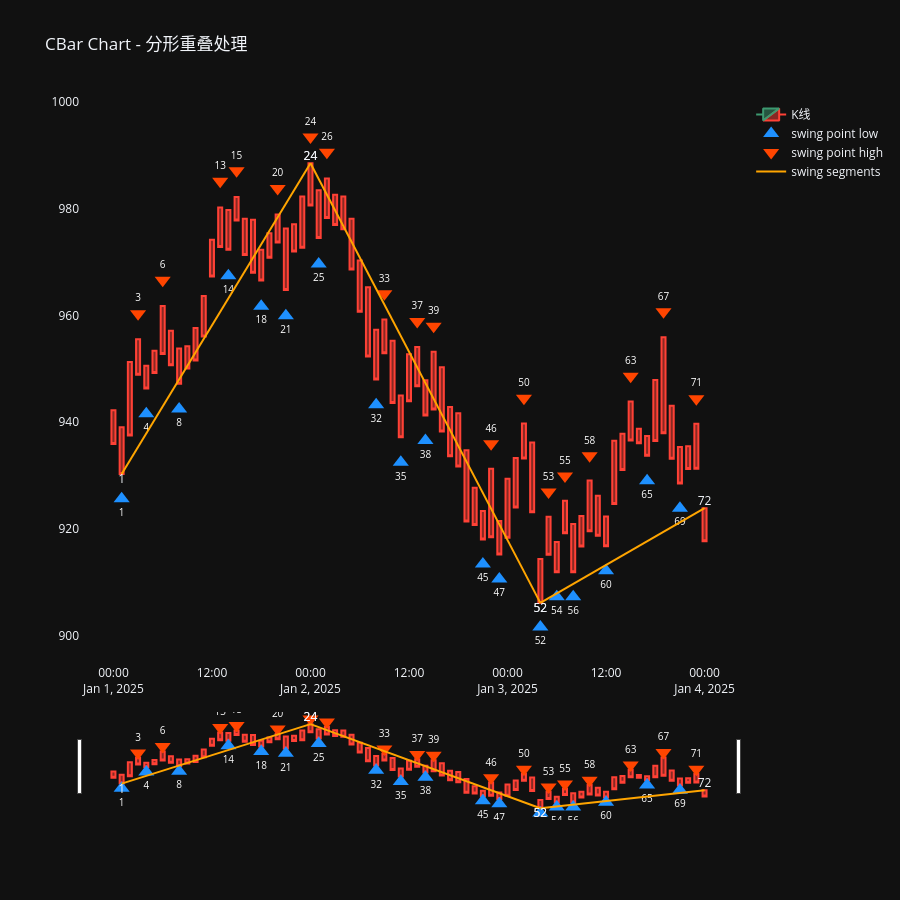

Notebook code for this chart:
### Code cell
from collections import namedtuple
from time import sleep
import logging

from pulao.logging import init_logging

import pandas as pd

from pulao.trend import TrendManager
from pulao.swing import SwingManager
from pulao.bar import SBar, SBarManager, CBarManager
from vnpy.trader.constant import Exchange, Interval
from vnpy.trader.object import BarData

import polars as pl
import plotly.graph_objects as go
from plotly.subplots import make_subplots
from pulao.constant import *

from pulao.logging import logger
init_logging(level=logging.DEBUG)
open("./logs/pulao.log", "w").close() # 每次运行前清空日志
logger.debug("开始运行")

df = pl.read_csv("../dataset/I8888.XDCE_60m.csv", try_parse_dates=True)
df = df.head(100)  # test

sbar_list = []
columns = df.columns

for idx, row in enumerate(df.iter_rows()):
    row_dict = dict(zip(columns, row))
    # datetime,open,close,high,low,volume,money,open_interest,signal
    datetime = row_dict["datetime"]
    o = row_dict["open"]
    close = row_dict["close"]
    high = row_dict["high"]
    low = row_dict["low"]
    volume = row_dict["volume"]
    money = row_dict["money"]
    open_interest = row_dict["open_interest"]

    bar = BarData(
        gateway_name="ctp-test",
        symbol="i8888",
        exchange=Exchange.SHFE,
        interval=Interval.MINUTE,
        datetime=datetime,
        open_price=o,
        close_price=close,
        high_price=high,
        low_price=low,
        volume=volume,
        open_interest=open_interest,
        turnover=money,
    )
    sbar = SBar(symbol=bar.symbol, exchange=bar.exchange.value, interval=bar.interval.value, datetime=datetime, turnover=money, open_price=o, close_price=close, high_price=high, low_price=low, volume=volume)

    sbar_list.append(sbar)
# 模拟行情数据接收
sbar_manager = SBarManager()
cbar_manager = CBarManager(sbar_manager=sbar_manager)
swing_manager = SwingManager(cbar_manager=cbar_manager)

# 流入模拟数据
for sbar in sbar_list:
    sbar_manager.append(sbar)

logger.debug("运行结束")
# sleep(3) # 等一会，让日志输出完
#
# region . Plotly - Cbar
#
df_cbar = cbar_manager.df_cbar.to_pandas()
df_cbar["datetime"] = pd.date_range("2025-01-01", periods=df_cbar.shape[0], freq="h")
df_cbar["open_price"] = df_cbar["high_price"]
df_cbar["close_price"] = df_cbar["low_price"]
df_cbar.insert(0, "index", range(len(df_cbar)))

# region 构建波段数据
df_swing = swing_manager.df_swing.to_pandas()
df_swing["start_datetime"] = pd.Series(dtype="datetime64[ns]")
df_swing["end_datetime"] = pd.Series(dtype="datetime64[ns]")
df_swing.insert(0, "index", range(len(df_swing)))

for i, row in enumerate(df_swing.itertuples()):
    df = df_cbar[(df_cbar["id"] >= row.start_id) & (df_cbar["id"] <= row.end_id)]
    start_datetime = df.iloc[0]["datetime"]
    end_datetime = df.iloc[-1]["datetime"]
    df_swing.at[i, "start_datetime"] = start_datetime
    df_swing.at[i, "end_datetime"] = end_datetime

xs = []
ys = []
texts = []
text_positions  = []
for i, row in enumerate(df_swing.itertuples()):
    xs += [row.start_datetime, row.end_datetime, None]
    start_index = df_cbar[(df_cbar["id"] == row.start_id)]["index"].iloc[0]
    end_index = df_cbar[(df_cbar["id"] == row.end_id)]["index"].iloc[0]
    if row.direction == Direction.UP:
        start_price = df_cbar[(df_cbar["id"] == row.start_id)]["low_price"].iloc[0]
        end_price = df_cbar[(df_cbar["id"] == row.end_id)]["high_price"].iloc[0]
        text_positions += ['bottom center', 'top center', "middle center"]
    else:
        start_price = df_cbar[(df_cbar["id"] == row.start_id)]["high_price"].iloc[0]
        end_price = df_cbar[(df_cbar["id"] == row.end_id)]["low_price"].iloc[0]
        text_positions += ['top center', 'bottom center', "middle center"]
    ys += [start_price, end_price, None]
    texts += [start_index, end_index, None]


# endregion

fig = make_subplots(
    rows=1, cols=1
)
fig.add_trace(go.Candlestick(
    x=df_cbar['datetime'],
    open=df_cbar['open_price'],
    high=df_cbar['high_price'],
    low=df_cbar['low_price'],
    close=df_cbar['close_price'],
    name='K线',
), row=1, col=1)

df_fractal_bottom = df_cbar[(df_cbar['fractal_type'] == FractalType.BOTTOM)]

fig.add_trace(go.Scatter(
    x=df_fractal_bottom['datetime'],
    y=df_fractal_bottom['low_price'] * 0.995,   # 放在K线最低价下方一点，不遮挡蜡烛
    mode='markers+text',
    name='swing point low',
    marker=dict(
        symbol='triangle-up',
        size=14,
        color='#1E90FF',
    ),
    text=df_fractal_bottom["index"],      # ← 添加序号
    textposition="bottom center",              # ← 文字位置
    textfont=dict(size=10, color="white"),
    hovertemplate=
        "<b>波段低点</b><br>" +
        "时间: %{x}<br>" +
        "价格: %{y:.2f}<br>" +
        "<extra></extra>"
), row=1, col=1)


df_fractal_top = df_cbar[(df_cbar['fractal_type'] == FractalType.TOP)]

fig.add_trace(go.Scatter(
    x=df_fractal_top['datetime'],
    y=df_fractal_top['high_price'] * 1.005,  # 放在K线最高价上方一点
    mode='markers+text',
    name='swing point high',
    marker=dict(
        symbol='triangle-down',
        size=14,
        color='#FF4500',
    ),
    text=df_fractal_top["index"],      # ← 添加序号
    textposition="top center",              # ← 文字位置
    textfont=dict(size=10, color="white"),
    hovertemplate=
        "<b>波段高点</b><br>" +
        "时间: %{x}<br>" +
        "价格: %{y:.2f}<br>" +
        "<extra></extra>"
), row=1, col=1)

fig.add_trace(go.Scatter(
    x=xs,
    y=ys,
    name='swing segments',
    mode='lines+text',    # lines+text 支持显示文字
    line=dict(width=2, color='orange'),
    text=texts,
    textposition=text_positions,  # 文字位置
))

# title = 'CBar Chart - K线合并处理'
title = 'CBar Chart - 分形重叠处理'
# title = 'CBar Chart - 次级别处理'
# title = 'CBar Chart - 连续同级别同向高低点处理'
fig.update_layout(title=title,
                  height=900,
                  hovermode='x unified',  # X轴悬停联动虚线
                  )

fig.update_xaxes(
    showgrid=False,
)

fig.update_yaxes(
    showgrid=False,
)

fig.show()

# endregion

### Figure 1 — Plotly figure (JSON) as saved in the notebook; plotly's stock layout.template omitted (floating-point values rounded to 4 significant figures)
{"data": [{"close": [935.9, 930.3, 937.5, 948.9, 946.3, 949.2, 952.8, 950.7, 947.2, 950.1, 951.6, 956.1, 967.3, 972.9, 972.3, 977.8, 971.3, 968.0, 966.6, 970.8, 973.7, 964.8, 972.0, 972.7, 980.6, 974.5, 978.3, 977.0, 976.2, 968.6, 960.7, 952.3, 948.0, 952.9, 943.6, 937.2, 943.9, 946.7, 941.3, 942.4, 938.2, 933.6, 931.7, 921.4, 920.7, 918.0, 918.5, 915.2, 918.4, 924.0, 933.2, 923.1, 906.1, 915.2, 911.9, 919.2, 911.9, 916.7, 919.6, 918.7, 916.7, 924.7, 931.0, 936.6, 936.0, 933.7, 936.5, 937.9, 933.2, 928.5, 931.2, 931.3, 917.7], "high": [942.2, 939.1, 951.3, 955.6, 950.6, 953.4, 961.8, 957.1, 953.8, 954.3, 957.7, 963.6, 974.2, 980.3, 979.8, 982.2, 978.1, 977.9, 972.3, 975.4, 978.9, 976.3, 977.1, 982.3, 988.5, 983.5, 985.7, 982.7, 982.3, 978.1, 970.3, 965.3, 957.4, 959.3, 955.3, 945.0, 952.7, 954.1, 947.9, 953.2, 950.3, 942.8, 941.7, 934.7, 927.7, 923.3, 931.3, 921.5, 929.4, 933.3, 939.8, 936.2, 914.4, 922.3, 917.5, 925.3, 920.9, 922.4, 929.1, 926.2, 922.4, 936.5, 937.9, 943.9, 938.8, 937.4, 947.9, 955.9, 943.1, 935.4, 935.5, 939.7, 923.9], "low": [935.9, 930.3, 937.5, 948.9, 946.3, 949.2, 952.8, 950.7, 947.2, 950.1, 951.6, 956.1, 967.3, 972.9, 972.3, 977.8, 971.3, 968.0, 966.6, 970.8, 973.7, 964.8, 972.0, 972.7, 980.6, 974.5, 978.3, 977.0, 976.2, 968.6, 960.7, 952.3, 948.0, 952.9, 943.6, 937.2, 943.9, 946.7, 941.3, 942.4, 938.2, 933.6, 931.7, 921.4, 920.7, 918.0, 918.5, 915.2, 918.4, 924.0, 933.2, 923.1, 906.1, 915.2, 911.9, 919.2, 911.9, 916.7, 919.6, 918.7, 916.7, 924.7, 931.0, 936.6, 936.0, 933.7, 936.5, 937.9, 933.2, 928.5, 931.2, 931.3, 917.7], "name": "K线", "open": [942.2, 939.1, 951.3, 955.6, 950.6, 953.4, 961.8, 957.1, 953.8, 954.3, 957.7, 963.6, 974.2, 980.3, 979.8, 982.2, 978.1, 977.9, 972.3, 975.4, 978.9, 976.3, 977.1, 982.3, 988.5, 983.5, 985.7, 982.7, 982.3, 978.1, 970.3, 965.3, 957.4, 959.3, 955.3, 945.0, 952.7, 954.1, 947.9, 953.2, 950.3, 942.8, 941.7, 934.7, 927.7, 923.3, 931.3, 921.5, 929.4, 933.3, 939.8, 936.2, 914.4, 922.3, 917.5, 925.3, 920.9, 922.4, 929.1, 926.2, 922.4, 936.5, 937.9, 943.9, 938.8, 937.4, 947.9, 955.9, 943.1, 935.4, 935.5, 939.7, 923.9], "x": ["2025-01-01T00:00:00.000000000", "2025-01-01T01:00:00.000000000", "2025-01-01T02:00:00.000000000", "2025-01-01T03:00:00.000000000", "2025-01-01T04:00:00.000000000", "2025-01-01T05:00:00.000000000", "2025-01-01T06:00:00.000000000", "2025-01-01T07:00:00.000000000", "2025-01-01T08:00:00.000000000", "2025-01-01T09:00:00.000000000", "2025-01-01T10:00:00.000000000", "2025-01-01T11:00:00.000000000", "2025-01-01T12:00:00.000000000", "2025-01-01T13:00:00.000000000", "2025-01-01T14:00:00.000000000", "2025-01-01T15:00:00.000000000", "2025-01-01T16:00:00.000000000", "2025-01-01T17:00:00.000000000", "2025-01-01T18:00:00.000000000", "2025-01-01T19:00:00.000000000", "2025-01-01T20:00:00.000000000", "2025-01-01T21:00:00.000000000", "2025-01-01T22:00:00.000000000", "2025-01-01T23:00:00.000000000", "2025-01-02T00:00:00.000000000", "2025-01-02T01:00:00.000000000", "2025-01-02T02:00:00.000000000", "2025-01-02T03:00:00.000000000", "2025-01-02T04:00:00.000000000", "2025-01-02T05:00:00.000000000", "2025-01-02T06:00:00.000000000", "2025-01-02T07:00:00.000000000", "2025-01-02T08:00:00.000000000", "2025-01-02T09:00:00.000000000", "2025-01-02T10:00:00.000000000", "2025-01-02T11:00:00.000000000", "2025-01-02T12:00:00.000000000", "2025-01-02T13:00:00.000000000", "2025-01-02T14:00:00.000000000", "2025-01-02T15:00:00.000000000", "2025-01-02T16:00:00.000000000", "2025-01-02T17:00:00.000000000", "2025-01-02T18:00:00.000000000", "2025-01-02T19:00:00.000000000", "2025-01-02T20:00:00.000000000", "2025-01-02T21:00:00.000000000", "2025-01-02T22:00:00.000000000", "2025-01-02T23:00:00.000000000", "2025-01-03T00:00:00.000000000", "2025-01-03T01:00:00.000000000", "2025-01-03T02:00:00.000000000", "2025-01-03T03:00:00.000000000", "2025-01-03T04:00:00.000000000", "2025-01-03T05:00:00.000000000", "2025-01-03T06:00:00.000000000", "2025-01-03T07:00:00.000000000", "2025-01-03T08:00:00.000000000", "2025-01-03T09:00:00.000000000", "2025-01-03T10:00:00.000000000", "2025-01-03T11:00:00.000000000", "2025-01-03T12:00:00.000000000", "2025-01-03T13:00:00.000000000", "2025-01-03T14:00:00.000000000", "2025-01-03T15:00:00.000000000", "2025-01-03T16:00:00.000000000", "2025-01-03T17:00:00.000000000", "2025-01-03T18:00:00.000000000", "2025-01-03T19:00:00.000000000", "2025-01-03T20:00:00.000000000", "2025-01-03T21:00:00.000000000", "2025-01-03T22:00:00.000000000", "2025-01-03T23:00:00.000000000", "2025-01-04T00:00:00.000000000"], "type": "candlestick", "xaxis": "x", "yaxis": "y"}, {"hovertemplate": "<b>波段低点</b><br>时间: %{x}<br>价格: %{y:.2f}<br><extra></extra>", "marker": {"color": "#1E90FF", "size": 14, "symbol": "triangle-up"}, "mode": "markers+text", "name": "swing point low", "text": [1.0, 4.0, 8.0, 14.0, 18.0, 21.0, 25.0, 32.0, 35.0, 38.0, 45.0, 47.0, 52.0, 54.0, 56.0, 60.0, 65.0, 69.0], "textfont": {"color": "white", "size": 10}, "textposition": "bottom center", "x": ["2025-01-01T01:00:00.000000000", "2025-01-01T04:00:00.000000000", "2025-01-01T08:00:00.000000000", "2025-01-01T14:00:00.000000000", "2025-01-01T18:00:00.000000000", "2025-01-01T21:00:00.000000000", "2025-01-02T01:00:00.000000000", "2025-01-02T08:00:00.000000000", "2025-01-02T11:00:00.000000000", "2025-01-02T14:00:00.000000000", "2025-01-02T21:00:00.000000000", "2025-01-02T23:00:00.000000000", "2025-01-03T04:00:00.000000000", "2025-01-03T06:00:00.000000000", "2025-01-03T08:00:00.000000000", "2025-01-03T12:00:00.000000000", "2025-01-03T17:00:00.000000000", "2025-01-03T21:00:00.000000000"], "y": [925.6, 941.6, 942.5, 967.4, 961.8, 960.0, 969.7, 943.3, 932.5, 936.6, 913.4, 910.6, 901.6, 907.3, 907.3, 912.2, 929.0, 923.9], "type": "scatter", "xaxis": "x", "yaxis": "y"}, {"hovertemplate": "<b>波段高点</b><br>时间: %{x}<br>价格: %{y:.2f}<br><extra></extra>", "marker": {"color": "#FF4500", "size": 14, "symbol": "triangle-down"}, "mode": "markers+text", "name": "swing point high", "text": [3.0, 6.0, 13.0, 15.0, 20.0, 24.0, 26.0, 33.0, 37.0, 39.0, 46.0, 50.0, 53.0, 55.0, 58.0, 63.0, 67.0, 71.0], "textfont": {"color": "white", "size": 10}, "textposition": "top center", "x": ["2025-01-01T03:00:00.000000000", "2025-01-01T06:00:00.000000000", "2025-01-01T13:00:00.000000000", "2025-01-01T15:00:00.000000000", "2025-01-01T20:00:00.000000000", "2025-01-02T00:00:00.000000000", "2025-01-02T02:00:00.000000000", "2025-01-02T09:00:00.000000000", "2025-01-02T13:00:00.000000000", "2025-01-02T15:00:00.000000000", "2025-01-02T22:00:00.000000000", "2025-01-03T02:00:00.000000000", "2025-01-03T05:00:00.000000000", "2025-01-03T07:00:00.000000000", "2025-01-03T10:00:00.000000000", "2025-01-03T15:00:00.000000000", "2025-01-03T19:00:00.000000000", "2025-01-03T23:00:00.000000000"], "y": [960.3, 966.6, 985.2, 987.1, 983.8, 993.5, 990.6, 964.1, 958.9, 958.0, 935.9, 944.5, 926.9, 929.9, 933.7, 948.6, 960.7, 944.4], "type": "scatter", "xaxis": "x", "yaxis": "y"}, {"line": {"color": "orange", "width": 2}, "mode": "lines+text", "name": "swing segments", "text": ["1", "24", null, "24", "52", null, "52", "72", null], "textposition": ["bottom center", "top center", "middle center", "top center", "bottom center", "middle center", "bottom center", "top center", "middle center"], "x": ["2025-01-01T01:00:00", "2025-01-02T00:00:00", null, "2025-01-02T00:00:00", "2025-01-03T04:00:00", null, "2025-01-03T04:00:00", "2025-01-04T00:00:00", null], "y": [930.3, 988.5, null, 988.5, 906.1, null, 906.1, 923.9, null], "type": "scatter"}], "layout": {"xaxis": {"anchor": "y", "domain": [0.0, 1.0], "showgrid": false}, "yaxis": {"anchor": "x", "domain": [0.0, 1.0], "showgrid": false}, "title": {"text": "CBar Chart - 分形重叠处理"}, "height": 900, "hovermode": "x unified"}}
